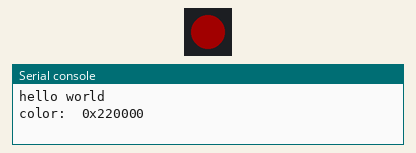
This program was run on a simulated Pycom board running MicroPython. On the bench: 1 RGB LEDs in strip order, left to right, the last lines printed to the serial console. Dim RGB values are drawn brighter than linear.

Above: at 0.5 s.
At 1.5 s:
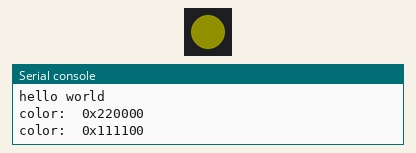
At 2.5 s:
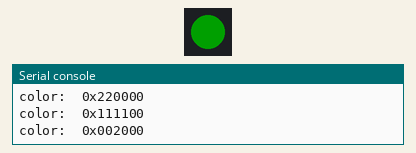
At 4.5 s:
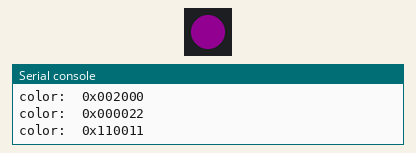
Timing chart, 0 to 6.5 s (numbered marks = the images above):
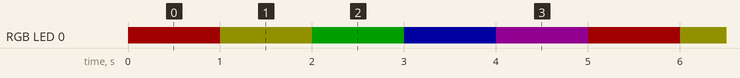

Measured:
- by itself, RGB LED 0: repeats every 5.0 s: RGB(17, 17, 0) 1.0 s, RGB(0, 32, 0) 1.0 s, RGB(0, 0, 34) 1.0 s, RGB(17, 0, 17) 1.0 s, RGB(34, 0, 0) 1.0 s
- by itself, everything shown: repeats every 5.0 s, in 5 steps

The program:

main.py
```python
#
# A slightly extended LoPy "hello world"
# After startup the LoPy automatically executes the cone in file main.py  (this file)
#

import pycom
import time

COLORS = [0x220000, 0x111100, 0x002000, 0x000022, 0x110011]
DELAY_MS = 1000

# switch off the default LoPy LED heartbeat
pycom.heartbeat(False)
pycom.rgbled(0)

# the "hello world"
print('hello world''')

while True:
    # cycle through all colors
    for color in COLORS:
        print("color: ",  "0x%0.6X" % color)
        pycom.rgbled(color)
        time.sleep_ms(DELAY_MS)
```

boot.py
```python
# boot.py -- run on boot-up
import os
from machine import UART
uart = UART(0, 115200)
os.dupterm(uart)
```
